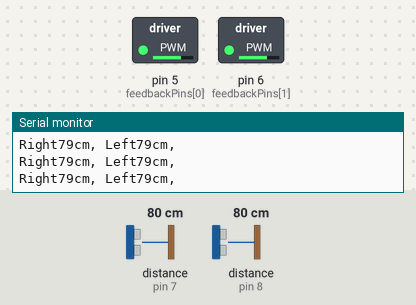
The sketch below on a simulated Arduino Uno, built with avr-gcc and run on an emulated ATmega328P. Shown: switched loads named in the sketch (green lamp = pin HIGH), the last lines printed to the serial monitor. Wiring (inferred from the names in the program): 2 × ultrasonic range finder: trigger pin 7, echo pin 7 / trigger pin 8, echo pin 8. The inputs (shaded band) are chosen by the test bench; at power-on: distance to the obstacle (sensors on pin 7, pin 8) 80 cm. The echo pulse lasts 58.3 µs per cm.

Above: at 1.2 s.
1.3 s: distance to the obstacle (sensor on pin 7) set to 34 cm
2.8 s: distance to the obstacle (sensor on pin 7) set to 27 cm
At 3.4 s:
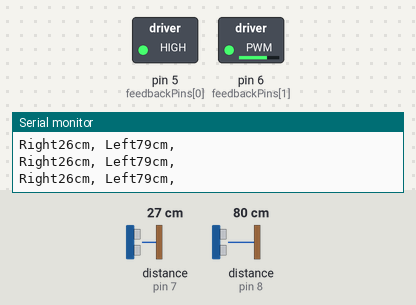
4.3 s: distance to the obstacle (sensor on pin 8) set to 35 cm
7.3 s: distance to the obstacle (sensor on pin 8) set to 27 cm
At 8.0 s:
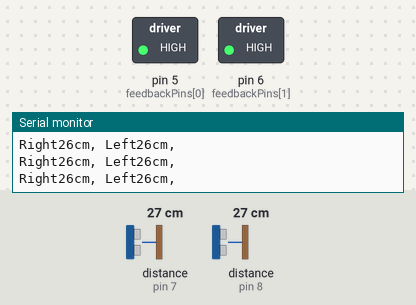
8.8 s: distance to the obstacle (sensor on pin 7) set to 299 cm
At 9.7 s:
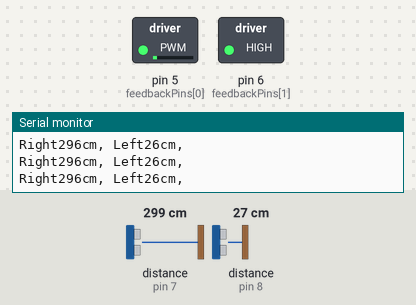
10.3 s: distance to the obstacle (sensor on pin 8) set to 60 cm
At 11.9 s:
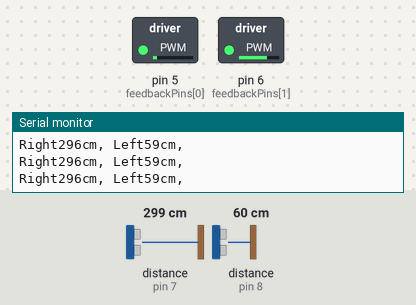
Timing chart, 0 to 12.9 s (numbered marks = the images above; inputs shaded):
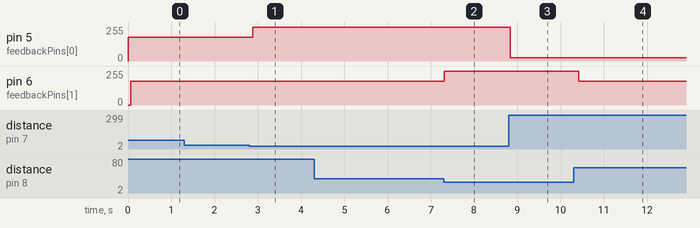

Measured:
- the behaviour switches between 31 and 30 cm on distance to the obstacle (sensor on pin 7) (found by bisection; images 0 and 1)
- the behaviour switches between 31 and 30 cm on distance to the obstacle (sensor on pin 8) (found by bisection; images 1 and 2)
- after the input at 2.8 s, pin 5 (feedbackPins[0]): 178/255 → 255/255 after 0.08 s
- after the input at 7.3 s, pin 6 (feedbackPins[1]): 178/255 → 255/255 at once
- after the input at 8.8 s, pin 5 (feedbackPins[0]): 255/255 → 25/255 at once
- after the input at 10.3 s, pin 6 (feedbackPins[1]): 255/255 → 178/255 after 0.13 s

The sketch:

BatGlassesSketch.ino
```cpp
//BatGlasses Sketch
//ENGSCI 1050
//Purpose: To provide vibratory feedback at varying intensity when within vicinity of an obstacle
//Written by: Max Edell
//Date: February 12, 2014


//Initialize pins for ping sensors and vibratory motors as arrays
int pingPins[] = {7,8};
int feedbackPins[] = {5,6};

//Initialize names for differentiation of sensors in serial monitor and testing
char *pingString[] = {"Right", "Left"};

//Setup function, runs once at initialization of sketch
void setup() {
  // initialize serial communication:
  Serial.begin(9600);
  pinMode(5,OUTPUT);
  pinMode(6,OUTPUT);
}

//Loop (main) function
void loop()
{
  unsigned long cmDistance;
  for(int i=0; i < 2; i++)
  {

    //Call ping function and return distance in cm to cmDistance
    cmDistance = ping(i);


    //Option 1: Using PWM on pins 5,6 vary the vibratory force based on 5 cases:
    //1) object not detected within ability of the sensor -> 0% duty cycle (no vibration felt)
    //2) object detected at a distance between 150cm and 250cm -> 10% duty cycle
    //3) object detected at distance between 90cm and 150cm -> 30% duty cycle
    //4) object detected at distance between 90cm and 30cm -> 70% duty cycle
    //5) object detected at distance closer than 30cm -> 100% duty cycle (full vibration felt)
  if(cmDistance >= 150)
  {
    analogWrite(feedbackPins[i],25);
  }
  else if(cmDistance < 150 && cmDistance >= 90)
  {
    analogWrite(feedbackPins[i],76);
  }
   else if(cmDistance < 90 && cmDistance >= 30)
  {
    analogWrite(feedbackPins[i],178);
  }
  else if(cmDistance < 30)
  {
    analogWrite(feedbackPins[i],255);
  }


  //Option 2: Using PWM based on linearly decreasing function
  //y = duty cycle (0-255)
  //x = distance (cm) (1-250)

 /* if(cmDistance<=250&&cmDistance>=1)
  {
    int pwm = 195-cmDistance;
    analogWrite(feedbackPins[i],pwm);
  }*/


  //Option 3: Using PWM based on exponential decay
  //

    //Serial print the distance for analyzing accuracy and performing testing
    Serial.print(pingString[i]);
    Serial.print(cmDistance);
    Serial.print("cm, ");
    delay(50);
  }
  Serial.println();
  delay(50);
}

//Ping function
unsigned long ping(int i)
{
  unsigned long echoDuration;

  pinMode(pingPins[i], OUTPUT); // Switch pingPin to output
  digitalWrite(pingPins[i], LOW); // Send low pulse to clear interference
  delayMicroseconds(2); // Wait for 2 microseconds
  digitalWrite(pingPins[i], HIGH); // Send high pulse to be detected
  delayMicroseconds(5); // Wait for 5 microseconds
  digitalWrite(pingPins[i], LOW); // Stop pulse
  pinMode(pingPins[i], INPUT); // Switch pingPin to input
  digitalWrite(pingPins[i], HIGH); // Turn on pullup resistor
  echoDuration = pulseIn(pingPins[i], HIGH); //Listen for echo

  //Convert echo duration (time in microseconds) into distance in cm and return value to main function
  //Speed of sound is 340.29m/s or 29.387 microseconds/cm
  //so divide echo duration by twice this value to get half
  //the distance for the pulse to get to the object and return
  return (echoDuration / 58.77);
}
```
